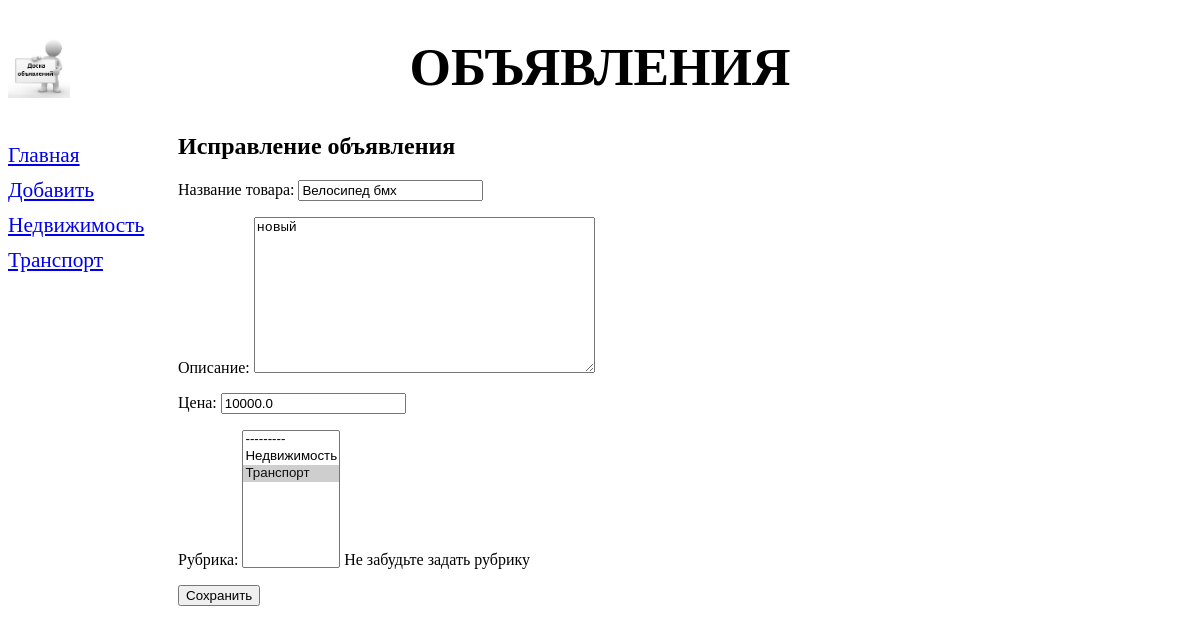
/bboard/edit/6/, run on an earlier commit of the app's database.
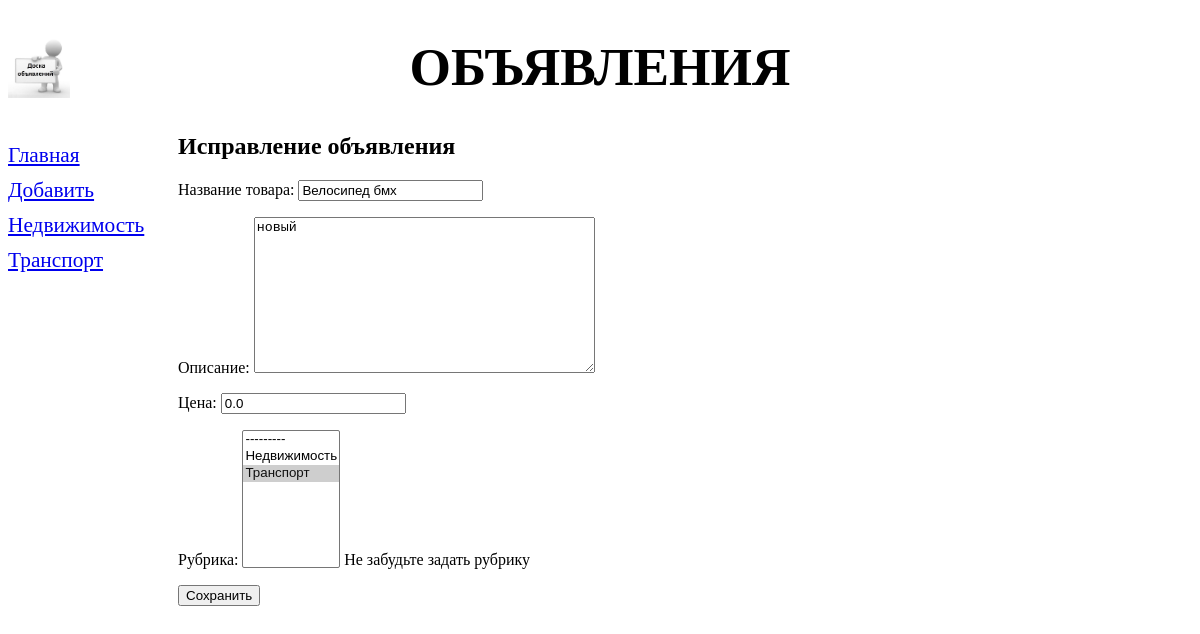
And on a later commit of the database.
### bboard/models.py (models this page shows)
class Bb(models.Model):
    title = models.CharField(max_length=50, verbose_name='Товар')
    content = models.TextField(null=True, blank=True, verbose_name='Описание')
    price = models.FloatField(null=True, blank=True, verbose_name='Цена')
    published = models.DateTimeField(auto_now_add=True, db_index=True, verbose_name='Опубликовано')
    rubric = models.ForeignKey('Rubric', null=True, on_delete=models.PROTECT, verbose_name='Рубрика')
    class Meta:
        verbose_name_plural = 'Объявления'
        verbose_name = 'Объявление'
        ordering = ['-published']

### bboard/views.py (the view)
# urls.py: path('edit/<int:pk>/', BbEditView.as_view(), name='edit'),
class BbEditView(UpdateView):
    model = Bb
    form_class = BbForm
    success_url = '/'
    def get_context_data(self, *args, **kwargs):
        context = super().get_context_data(*args, **kwargs)
        context['rubrics'] = Rubric.objects.all()
        return context

### bboard/forms.py
class BbForm(forms.ModelForm):
    price = forms.DecimalField(label='Цена', decimal_places=2)
    rubric = forms.ModelChoiceField(queryset=Rubric.objects.all(),
                                    label='Рубрика', help_text='He забудьте задать рубрику',
                                    widget=forms.widgets.Select(attrs={'size': 8}))
    class Meta:
        model = Bb
        fields = ('title', 'content', 'price', 'rubric')
        labels = {'title': 'Название товара'}

### bboard/models.py (called while the page is built)
    def __str__(self):
        return self.name

### templates/bboard/bb_form.html (shortened to what this page needs)
{% extends 'layout/basic.html' %}
{% block content %}
<H1>Исправление объявления</H1>
<form method="post">
    {{ form.as_p }}
    <input type="submit" value="Сохранить">
</form>
{% endblock %}

What changed in the data, as far as the page shows it:
changed Bb "Велосипед бмх": price "10000.0" → "0.0"
